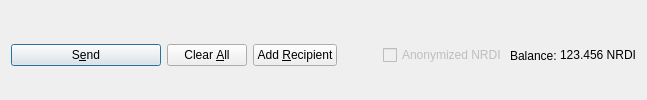
         <widget class="QFrame" name="frame_Send">
          <layout class="QHBoxLayout" name="horizontalLayout">
           <property name="bottomMargin">
            <number>0</number>
           </property>
           <item>
            <widget class="QPushButton" name="sendButton">
             <property name="minimumSize">
              <size>
               <width>150</width>
               <height>0</height>
              </size>
             </property>
             <property name="toolTip">
              <string>Confirm the send action</string>
             </property>
             <property name="text">
              <string>S&amp;end</string>
             </property>
             <property name="icon">
              <iconset resource="../nirodium.qrc">
               <normaloff>:/icons/send</normaloff>:/icons/send</iconset>
             </property>
             <property name="autoDefault">
              <bool>false</bool>
             </property>
             <property name="default">
              <bool>true</bool>
             </property>
            </widget>
           </item>
           <item>
            <widget class="QPushButton" name="clearButton">
             <property name="sizePolicy">
              <sizepolicy hsizetype="Minimum" vsizetype="Fixed">
               <horstretch>0</horstretch>
               <verstretch>0</verstretch>
              </sizepolicy>
             </property>
             <property name="toolTip">
              <string>Clear all fields of the form.</string>
             </property>
             <property name="text">
              <string>Clear &amp;All</string>
             </property>
             <property name="icon">
              <iconset resource="../nirodium.qrc">
               <normaloff>:/icons/remove</normaloff>:/icons/remove</iconset>
             </property>
             <property name="autoDefault">
              <bool>false</bool>
             </property>
            </widget>
           </item>
           <item>
            <widget class="QPushButton" name="addButton">
             <property name="toolTip">
              <string>Send to multiple recipients at once</string>
             </property>
             <property name="text">
              <string>Add &amp;Recipient</string>
             </property>
             <property name="icon">
              <iconset resource="../nirodium.qrc">
               <normaloff>:/icons/add</normaloff>:/icons/add</iconset>
             </property>
             <property name="autoDefault">
              <bool>false</bool>
             </property>
            </widget>
           </item>
           <item>
            <spacer name="horizontalSpacer">
             <property name="orientation">
              <enum>Qt::Horizontal</enum>
             </property>
             <property name="sizeHint" stdset="0">
              <size>
               <width>40</width>
               <height>20</height>
              </size>
             </property>
            </spacer>
           </item>
           <item>
            <layout class="QHBoxLayout" name="horizontalLayout_2">
             <property name="spacing">
              <number>3</number>
             </property>
             <item>
              <widget class="QCheckBox" name="checkzNRDI">
               <property name="enabled">
                <bool>false</bool>
               </property>
               <property name="text">
                <string>Anonymized NRDI</string>
               </property>
              </widget>
             </item>
             <item>
              <widget class="QLabel" name="label">
               <property name="text">
                <string>Balance:</string>
               </property>
              </widget>
             </item>
             <item>
              <widget class="QLabel" name="labelBalance">
               <property name="sizePolicy">
                <sizepolicy hsizetype="Preferred" vsizetype="Fixed">
                 <horstretch>0</horstretch>
                 <verstretch>0</verstretch>
                </sizepolicy>
               </property>
               <property name="cursor">
                <cursorShape>IBeamCursor</cursorShape>
               </property>
               <property name="text">
                <string notr="true">123.456 NRDI</string>
               </property>
               <property name="textInteractionFlags">
                <set>Qt::LinksAccessibleByMouse|Qt::TextSelectableByKeyboard|Qt::TextSelectableByMouse</set>
               </property>
              </widget>
             </item>
            </layout>
           </item>
          </layout>
         </widget>
